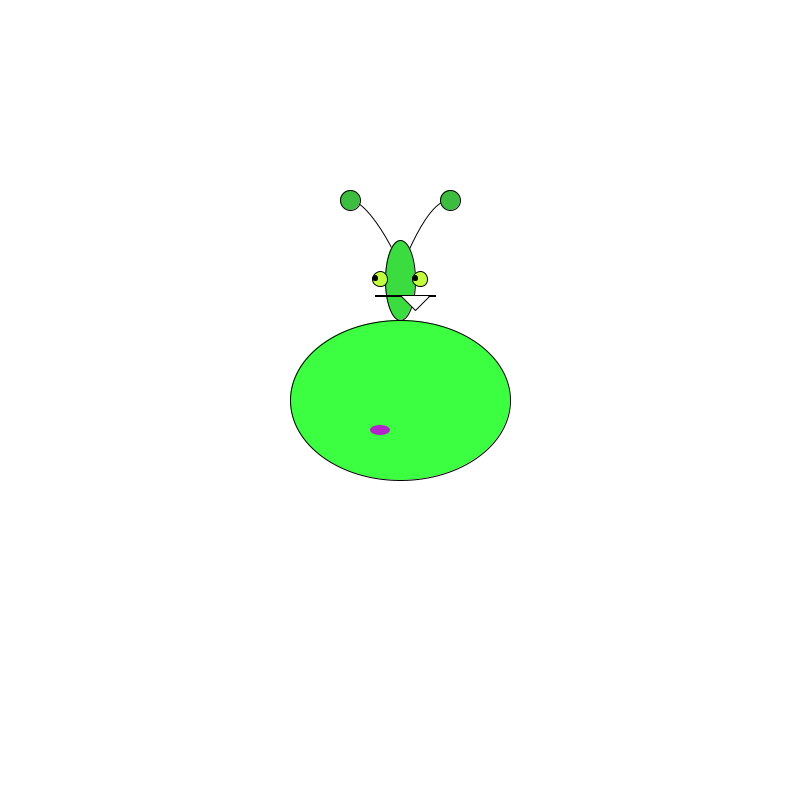
Frame 1 (no input)
Frame 60 (the mouse pressed at the canvas centre just before this capture): identical to frame 1, image omitted
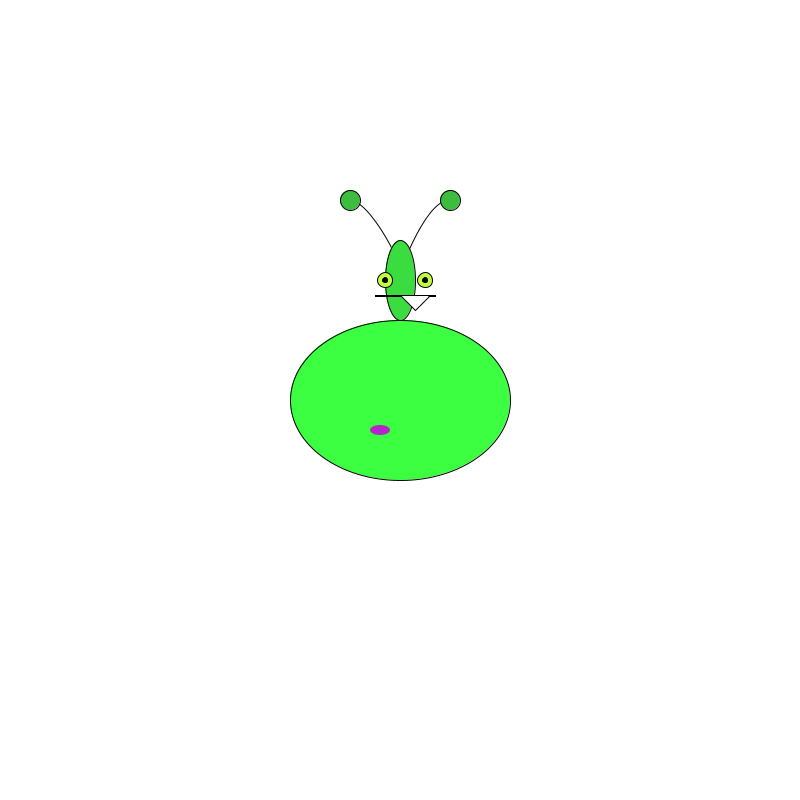
Frame 120 (the mouse held since frame 60 and released just before this capture)

The Processing sketch that drew these frames (run headless with seeded random() and noise(); from frame 60 on, the mouse is pressed at the canvas centre):

// Processing sketch: sketch_2_OOP
// ── sketch_2_OOP.pde
Monster fred;

void setup() {
  background(255);
  size(800, 800);
  fred = new Monster();
}

void draw() {
  background(255);
  
  /*
  update();
  monsterBody(220, 160);
  head(30, 80);
  //eye();  /// because inside another function
  */
  fred.update();
  fred.display(220, 160, 30, 80);
  //fred.head(50, 50);
}

// ── Monster.pde

class Monster {

  int w ;
  int ang;
  float wanderX ;
  float wanderY ;
  float x, y;
  color s1 ; //greenish yellow
  color s2 ; //lighter green
  color blink ;
  color wort;



  Monster() {  // pass variables thru the constructor, 
               // better hand at creating
               // unique instance
    w = 800;
    ang = 45;
    wanderX = 0;
    wanderY = 0;

    s1 = color(60, 189, 64); //greenish yellow
    s2 = color(59, 220, 64); //lighter green
    blink = s1;
    wort = color(181, 35, 203); // purple wart
  }

  void display(int wide, int tall, int hx, int hy) {

    smooth();

    curve(w/2 - 100 + x, w/2-100 + y, w/2 - 50 + x, w/2-200 + y, w/2 + 10 + x, w/2 -100 + y, w/2 -20 + x, w/2 + 20 + y); //left antenna
    curve(w/2 + 120 + x, w/2-80 + y, w/2 + 50 + x, w/2-200 + y, w/2 - 10 + x, w/2 - 100 + y, w/2 -20 + x, w/2 + 40 + y); //right antenna
    fill(59, 275, 64); //darker green
    ellipse(w/2 + x, w/2 + y, wide, tall); //body  120, 160
    fill(wort); // purple
    noStroke(); 
    ellipse(w/2 - 20 + x, w/2 + 30 + y, 20, 10);  //wart
    ///*
     head(hx, hy);
     /*
     fill(59, 220, 64); // lighter green
     stroke(0); 
     ellipse(w/2 + x, w/2 - 120 + y, wid, hei); //head  // 100, 80
     fill(0);
     rect(w/2 - 25 + x, w/2 - 105 + y, 60, 1); //mouth
     fill(255);
     triangle(w/2 + 15 + x, w/2 - 90 + y, w/2 + x, w/2-105 + y, w/2 + 30 + x, w/2 - 105 + y); //tooth
     eye(wanderX, wanderY, x, y);
     fill(60, 189, 64); //lighter green
     ellipse(w/2 - 50 + x, w/2 - 200 + y, 20, 20); // left antenna point
     ellipse(w/2 + 50 + x, w/2 - 200 + y, 20, 20); // right antenna point
     noFill();
     
     */
  }
  
  void update(){
  
  wanderX = map(mouseX, 0, width, -5, 5);
  //print("wanderX is  ");
  //println(wanderX);
  wanderY = map(mouseX, 0, width, -1, 1);
  
}

  void head(int wid, int hei) {
    fill(59, 220, 64); // lighter green
    stroke(0); 
    ellipse(w/2 + x, w/2 - 120 + y, wid, hei); //head  // 100, 80
    fill(0);
    rect(w/2 - 25 + x, w/2 - 105 + y, 60, 1); //mouth
    fill(255);
    triangle(w/2 + 15 + x, w/2 - 90 + y, w/2 + x, w/2-105 + y, w/2 + 30 + x, w/2 - 105 + y); //tooth
    eye(wanderX, wanderY, x, y);
    fill(60, 189, 64); //lighter green
    ellipse(w/2 - 50 + x, w/2 - 200 + y, 20, 20); // left antenna point
    ellipse(w/2 + 50 + x, w/2 - 200 + y, 20, 20); // right antenna point
    noFill();
  }

  void eye(float wX, float wY, float x_, float y_) {
    float x = wX;
    float y = wY;
    //eye
    fill(193, 255, 64); //greenish yellow
    ellipse(w/2 - 15 + x, w/2 - 120 + y, 15, 15); //left eye
    ellipse(w/2 + 25 + x, w/2 - 120 + y, 15, 15); //right eye
    fill(0);
    ellipse(w/2 - 15 + wX + x, w/2 - 120 + wY + y, 5, 5); //left pupil
    ellipse(w/2 + 25 + wX + x, w/2 - 120 + wY + y, 5, 5); //right pupil
    noFill();
  }
}
